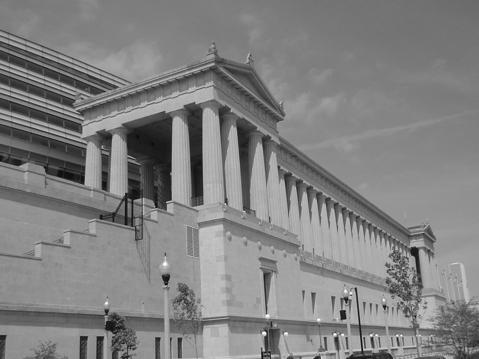
%> input picture digital/week3.jpg, 479 x 359 px
$ octave week3_as.m   (GNU Octave 9; MATLAB toolbox functions it lacks are replaced by stand-ins)
%> lines starting %> are read from the running program, lines starting %| are printed output that depends on the picture
clear all;

week_3 = double(imread('week3.jpg'));
%> week_3: size 359x479 double; min 2, max 255, mean 129; mean of the top-left, top-right, bottom-left and bottom-right quarters 115, 124.7, 135, 141.2
lpfilter = 1/9*ones(3,3);
week_3lf = imfilter(week_3, lpfilter, "replicate");
cols = size(week_3, 1);
%> cols = 359
rows = size(week_3, 2);
%> rows = 479
week_3ds = week_3lf(1:2:end, 1:2:end);
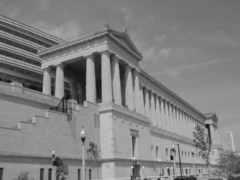
%> week_3ds: size 180x240 double; min 15.67, max 238.3, mean 129
week_3us = zeros(cols, rows);
week_3us(1:2:end, 1:2:end) = week_3ds;
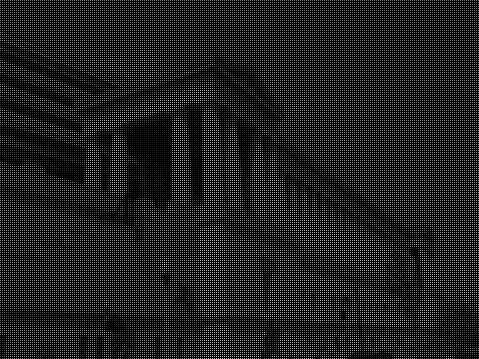
%> week_3us: size 359x479 double; min 0, max 238.3, mean 32.4
filter2 = [0.25 0.5 0.25; 0.5 1 0.5; 0.25 0.5 0.25];
week_3us = imfilter(week_3us, filter2);

figure()
imshow(uint8(week_3));
figure()
imshow(uint8(week_3ds));
figure()
imshow(uint8(week_3us));
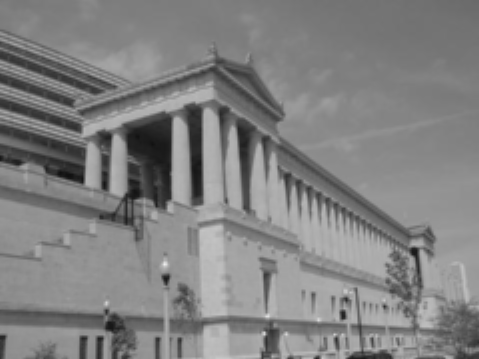
%> displayed picture: size 359x479, on the screen's scale of 0 to 255; min 16, max 238, mean 129

sum = 0;
for i = 1:cols
    for j = 1:rows
      sum = sum + (week_3us(i,j) - week_3(i,j))^2;
    end
end
%> after the loop, sum = 17020854.1
mse = sum/(cols*rows);
%> mse = 98.98
psr = 10*log10(255^2/mse)
%> psr = 28.18
psnr(week_3us, week_3, 255)
%> ans = 28.18

$ run again, with digital/frame_1.jpg copied over digital/week3.jpg
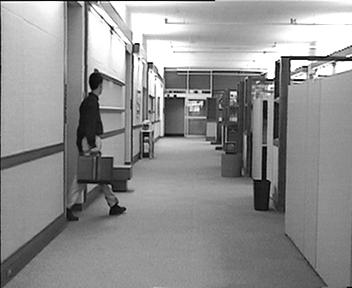
%> input picture digital/frame_1.jpg, 352 x 288 px
%> `week_3us(1:2:end, 1:2:end) = week_3ds;`:
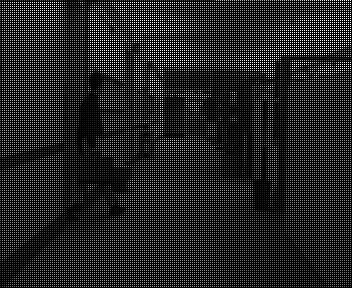
%> week_3us: size 288x352 double; min 0, max 255, mean 35.9; drawn with min black and max white
%> `imshow(uint8(week_3us));`:
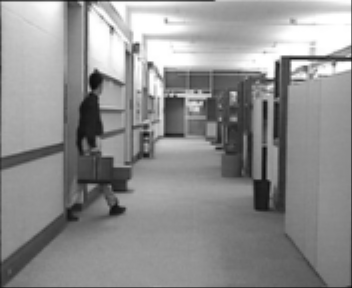
%> displayed picture: size 288x352, on the screen's scale of 0 to 255; min 7, max 255, mean 143.4
%> after the loop `for i = 1:cols`: sum = 20199511.6
%> mse = 199.3
%> psr = 25.14
